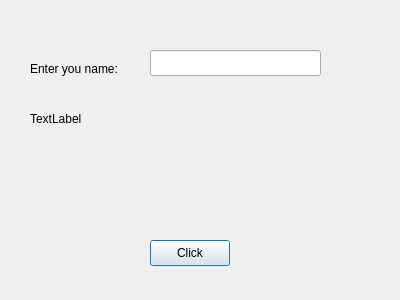
<?xml version="1.0" encoding="UTF-8"?>
<ui version="4.0">
 <class>Dialog</class>
 <widget class="QDialog" name="Dialog">
  <property name="geometry">
   <rect>
    <x>0</x>
    <y>0</y>
    <width>400</width>
    <height>300</height>
   </rect>
  </property>
  <property name="windowTitle">
   <string>Dialog</string>
  </property>
  <widget class="QLabel" name="label">
   <property name="geometry">
    <rect>
     <x>30</x>
     <y>60</y>
     <width>111</width>
     <height>18</height>
    </rect>
   </property>
   <property name="text">
    <string>Enter you name:</string>
   </property>
  </widget>
  <widget class="QLabel" name="labelResponse">
   <property name="geometry">
    <rect>
     <x>30</x>
     <y>110</y>
     <width>161</width>
     <height>18</height>
    </rect>
   </property>
   <property name="text">
    <string>TextLabel</string>
   </property>
  </widget>
  <widget class="QLineEdit" name="lineEditName">
   <property name="geometry">
    <rect>
     <x>150</x>
     <y>50</y>
     <width>171</width>
     <height>26</height>
    </rect>
   </property>
  </widget>
  <widget class="QPushButton" name="ButtonClickMe">
   <property name="geometry">
    <rect>
     <x>150</x>
     <y>240</y>
     <width>80</width>
     <height>26</height>
    </rect>
   </property>
   <property name="text">
    <string>Click</string>
   </property>
  </widget>
 </widget>
 <resources/>
 <connections/>
</ui>
